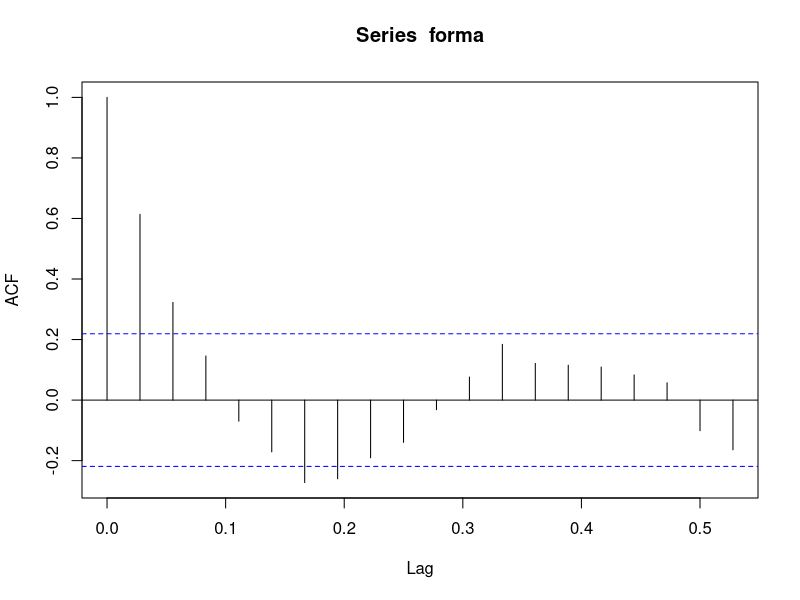
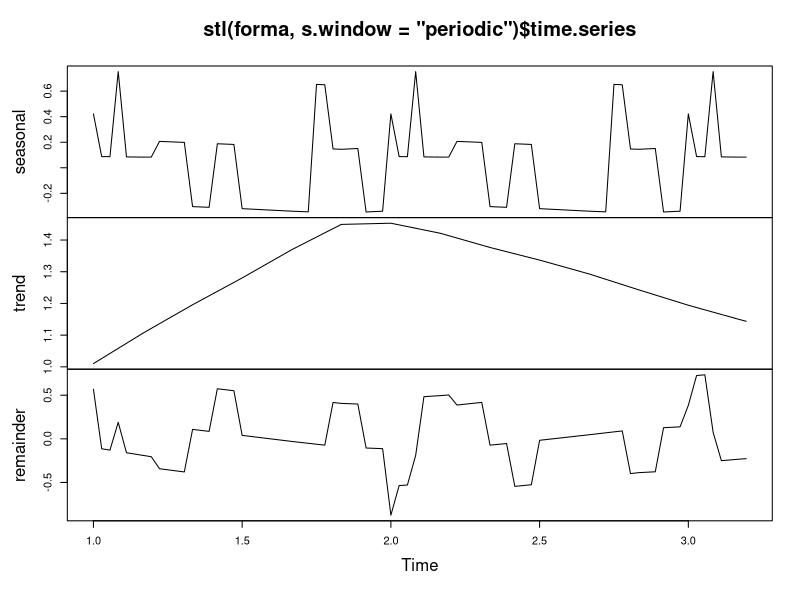

Here is the R script that generated these plots, in order:
leaf <- read.table("data/leaf2-4.txt", head = TRUE, as.is = TRUE, sep=";")

forma <- ts(leaf$K.UVL, frequency = 36)

acf(forma)
plot(stl(forma, s.window = "periodic")$time.series)
